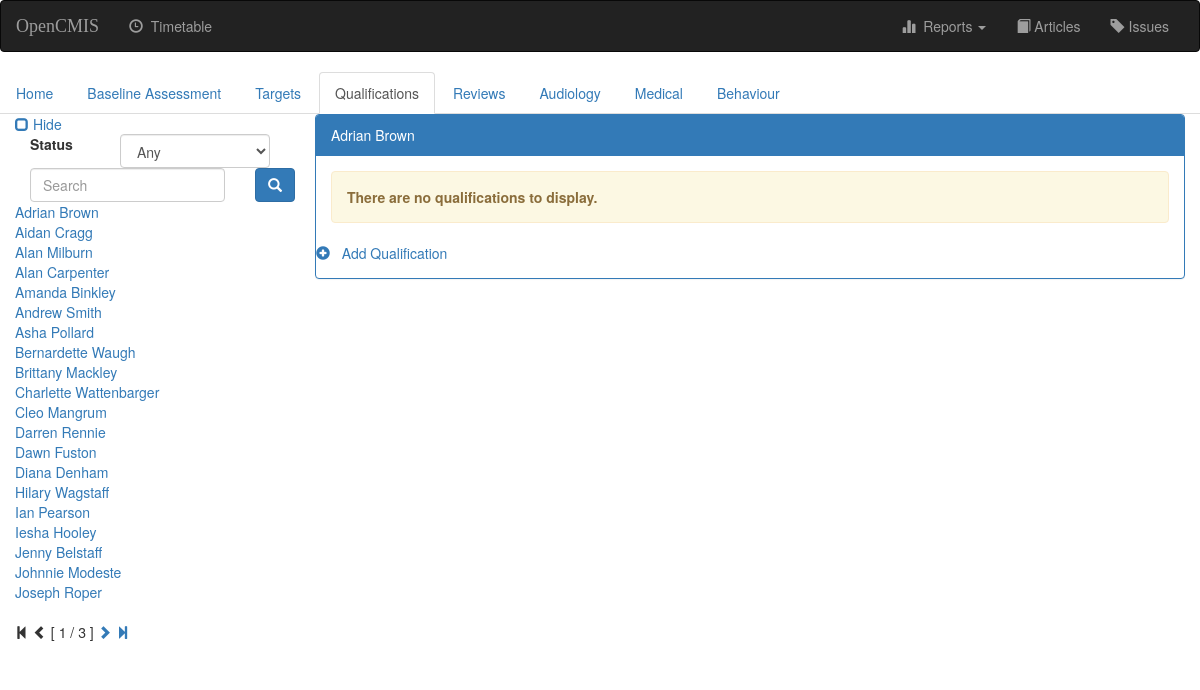
/opencmis/student/15/qualification/, run on an earlier commit of the app's database.
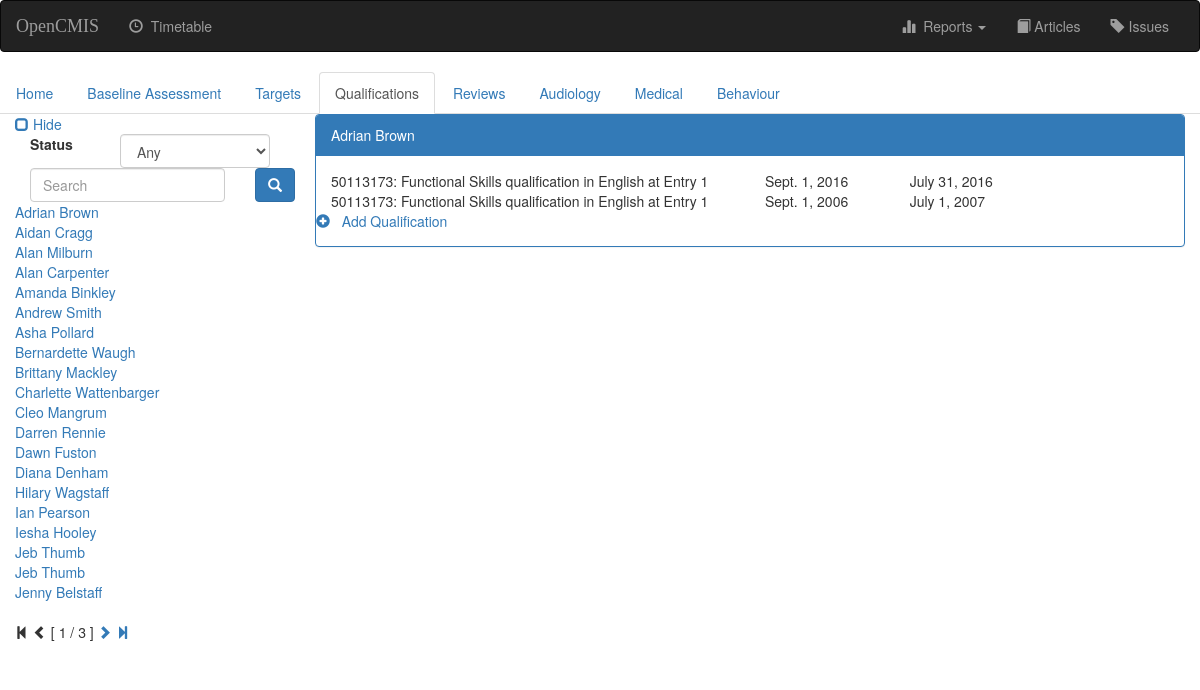
And on a later commit of the database.
### opencmis/models.py (models this page shows, shortened)
class Student(models.Model):
    status = models.ForeignKey('Status', blank=False)
    title = models.ForeignKey('Title', blank=True)
    first_name = models.CharField(max_length=50, blank=False)
    last_name = models.CharField(max_length=30, blank=False)
    gender_choices = (('M', 'Male'), ('F', 'Female'))
    gender = models.CharField(max_length=1, choices=gender_choices, default='M')
    ethnicity = models.ForeignKey('Ethnicity', blank=True, null=True, on_delete=models.SET_NULL)
    date_of_birth = models.DateField(blank=False)
    ULN = models.CharField(max_length=10, blank=True)
    house = models.CharField(max_length=50, blank=True)
    road = models.CharField(max_length=50, blank=True)
    area = models.CharField(max_length=50, blank=True)
    town = models.CharField(max_length=50, blank=True)
    post_code = models.CharField(max_length=12, blank=True)
    photo = models.FileField(blank=True)
    def __str__(self):
        return '%s %s' % (self.first_name, self.last_name)
    class Meta:
        permissions = (
            ("view_student", "Can see students"),
        )

class StudentQualification(models.Model):
    student = models.ForeignKey('Student', on_delete=models.CASCADE)
    qualification = models.ForeignKey('Qualification', on_delete=models.CASCADE)
    start = models.DateField(blank=False)
    expected_end = models.DateField(blank=False)

class Qualification(models.Model):
    title = models.CharField(max_length=100, blank=False)
    LAR = models.CharField(max_length=12, blank=False)
    def __str__(self):
        return '%s: %s' % (self.LAR, self.title)

### opencmis/views.py (the view)
class StudentQualificationList(ListView):
    model = StudentQualification
    template_name = 'opencmis/qualification_index.html'
    context_object_name = 'qual_list'
    def get_context_data(self, **kwargs):
        context = super(StudentQualificationList, self).get_context_data(**kwargs)
        context['student'] = get_object_or_404(Student, pk=self.kwargs['student_id'])
        context['tab'] = 'qualification'
        context['index'] = index_context(self.request)
        return context
    def get_queryset(self):
        return StudentQualification.objects.filter(student=self.kwargs['student_id'])

### opencmis/models.py (called while the page is built)
    def __str__(self):
        return self.status

### opencmis/templates/opencmis/qualification_index.html (shortened to what this page needs)
{% extends 'opencmis/student-base.html' %}
{% block qualification-active %}active{% endblock %}
{% block student-body %}
    {% for qual in qual_list %}
        <div class="row">
            <div class="col-md-6">{{qual.qualification}}</div>
            <div class="col-md-2">{{qual.start}}</div>
            <div class="col-md-2">{{qual.expected_end}}</div>
        </div>
    {% empty %}
        <div class="alert alert-warning" role="alert">
            <strong>There are no qualifications to display.</strong>
        </div>
    {% endfor %}
    <div class="row">
            <a href="{% url 'opencmis:student-qualification-create' student.id %}">
                <span class="glyphicon glyphicon-plus-sign" area-hidden="true"></span>
                &nbsp;&nbsp;Add Qualification
            </a>
    </div>
{% endblock %}

### opencmis/templates/opencmis/student-base.html (shortened to what this page needs)
{% extends 'opencmis/base.html' %}
{% block submenu %}
{% if student != 'Nobody' %}
<ul class="nav nav-tabs">
    <li class="{% block home-active %}{% endblock %}"><a href="{% url 'opencmis:student-detail' student.id %}">Home</a></li>
    <li class="{% block baseline-active %}{% endblock %}"><a href="{% url 'opencmis:baseline' student.id %}">Baseline Assessment</a></li>
    <li class="{% block target-active %}{% endblock %}"><a href="#">Targets</a></li>
    <li class="{% block qualification-active %}{% endblock %}"><a href="{% url 'opencmis:student-qualification' student.id %}">Qualifications</a></li>
    <li class="{% block review-active %}{% endblock %}"><a href="#">Reviews</a></li>
    <li class="{% block audiology-active %}{% endblock %}"><a href="#">Audiology</a></li>
    <li class="{% block medical-active %}{% endblock %}"><a href="#">Medical</a></li>
    <li class="{% block behaviour-active %}{% endblock %}"><a href="{% url 'opencmis:behaviour-index' student.id %}">Behaviour</a></li>
</ul>
{% endif %}
{% endblock %}
{% block body %}
<div class="panel panel-primary">
    <div class="panel-heading">{{student}}</div>
    <div class="panel-body">
        {% block student-body %}
        {% endblock %}
    </div>
</div>
{% endblock %}
{% block index %}
    <form id="searchform" action="" method="get" accept-charset="utf-8">
        <fieldset>
            <div class="form-group">
                <label class="col-xs-4 col-form-label" for="filter">Status</label>
                <div class="col-xs-8">
                    <select class="form-control" id = "filter" name="filter">
                        <option value="any">Any</option>
                    </select>
                </div>
                <div class="col-xs-10">
                    <input class="form-control" id="searchbox" name="q" type="text" placeholder="Search">
                </div>
                <div class="col-xs-2">
                    <button class="btn btn-primary" type="submit">
                        <span class="glyphicon glyphicon-search" aria-hidden="true"></span>
                    </button>
                </div>
            </div>
        </fieldset>
    </form>
    {% for i in index.index %}
    <a href="{% url 'opencmis:student-detail' i.id %}">{{i}}</a><br>
    {% empty %}
    <li>No people returned.</li>
    {% endfor %}
    {% if index.index.paginator.num_pages != 1 %}
    <div class="pagination">
        <span class="step-links">
            {% if index.index.has_previous %}
                <a href="?page=1">
                    <span class="glyphicon glyphicon-step-backward" aria-hidden="true"></span>
                </a>
                <a href="?page={{ index.index.previous_page_number }}">
                    <span class="glyphicon glyphicon-chevron-left" aria-hidden="true"></span>
                </a>
            {% else %}
                <span class="glyphicon glyphicon-step-backward" aria-hidden="true"></span>
                <span class="glyphicon glyphicon-chevron-left" aria-hidden="true"></span>
            {% endif %}
            <span class="current">
                [ {{ index.index.number }} / {{ index.index.paginator.num_pages }} ]
            </span>
            {% if index.index.has_next %}
                <a href="?page={{ index.index.next_page_number }}">
                    <span class="glyphicon glyphicon-chevron-right" aria-hidden="true"></span>
                </a>
                <a href="?page={{ index.index.paginator.num_pages }}">
                    <span class="glyphicon glyphicon-step-forward" aria-hidden="true"></span>
                </a>
            {% else %}
                <span class="glyphicon glyphicon-chevron-right" aria-hidden="true"></span>
                <span class="glyphicon glyphicon-step-forward" aria-hidden="true"></span>
            {% endif %}
        </span>
    </div>
    {% endif %}
{% endblock %}

### opencmis/templates/opencmis/base.html (shortened to what this page needs)
<!DOCTYPE html>
<html lang="en">
<head>
    {% load staticfiles %}
    <link rel="stylesheet" href="https://maxcdn.bootstrapcdn.com/bootstrap/3.3.7/css/bootstrap.min.css"
>
    <link rel="stylesheet" type="text/css" href="{% static 'style.css' %}"/>
</head>
<body>
<nav class="navbar navbar-inverse hidden-print">
    <div class="container-fluid">
        <div class="navbar-header">
            <a class="navbar-brand" href="{% url 'opencmis:dashboard' %}">OpenCMIS</a>
        </div>
        <div class="collapse navbar-collapse" id="topNavBar">
            <ul class="nav navbar-nav">
                <li class="">
                    <a href="/timetable/subject/">
                        <span class="glyphicon glyphicon-time" area-hidden="true"></span>&nbsp;&nbsp;Timetable
                    </a>
                </li>
            </ul>
            <ul class="nav navbar-nav navbar-right">
                <li class="dropdown">
                    <a href="#" class="dropdown-toggle" data-toggle="dropdown" role="button" aria-haspopup="true"
                       aria-expanded="false"><span class="glyphicon glyphicon-stats" area-hidden="true"></span>&nbsp;&nbsp;Reports
                        <span class="caret"></span></a>
                </li>
                <li class="">
                    <a href="/article/">
                        <span class="glyphicon glyphicon-book" area-hidden="true"></span> Articles
                    </a>
                </li>
                <li class="">
                    <a href="/issue/">
                        <span class="glyphicon glyphicon-tag" area-hidden="true"></span> Issues
                    </a>
                </li>
            </ul>
        </div>
    </div>
</nav>
<div class="hidden-print">
    {% block submenu %}
    {% endblock %}
</div>
<div class="container-fluid">
    <div class="row">
        {% if not hidden %}
        <div class="col-sm-3">
            <a href="#"><span class="glyphicon glyphicon-unchecked" aria-hidden="true"></span>&nbsp;Hide</a>
            {% else %}
            <div class="col-sm-0">
                <a href="#"><span class="glyphicon glyphicon-expand" aria-hidden="true"></span>&nbsp;Show</a>
                {% endif %}
                {% if not hidden %}
                <div class="hidden-print">
                    {% block index %}
                    {% endblock %}
                </div>
                {% endif %}
            </div>
            {% if not hidden %}
            <div class="col-sm-9">
                {% else %}
                <div class="col-sm-12">
                    {% endif %}
                    {% block body %}
                    {% endblock %}
                </div>
            </div>
        </div>
</body>
</html>

### opencmis/static/style.css (style rules this page uses)
.navbar-brand { font-family: Righteous sans-serif; }

What changed in the data, as far as the page shows it:
no longer on this page (row unchanged): Student: first_name+last_name "Johnnie Modeste"
no longer on this page (row unchanged): Student: first_name+last_name "Joseph Roper"
added Student: first_name+last_name "Jeb Thumb"
added Student: first_name+last_name "Jeb Thumb"
added StudentQualification: qualification "50113173: Functional Skills qualification in English at Entry 1", start "Sept. 1, 2016", expected_end "July 31, 2016"
added StudentQualification: qualification "50113173: Functional Skills qualification in English at Entry 1", start "Sept. 1, 2006", expected_end "July 1, 2007"
Also different on the page:
text no longer shown: "There are no qualifications to display."
